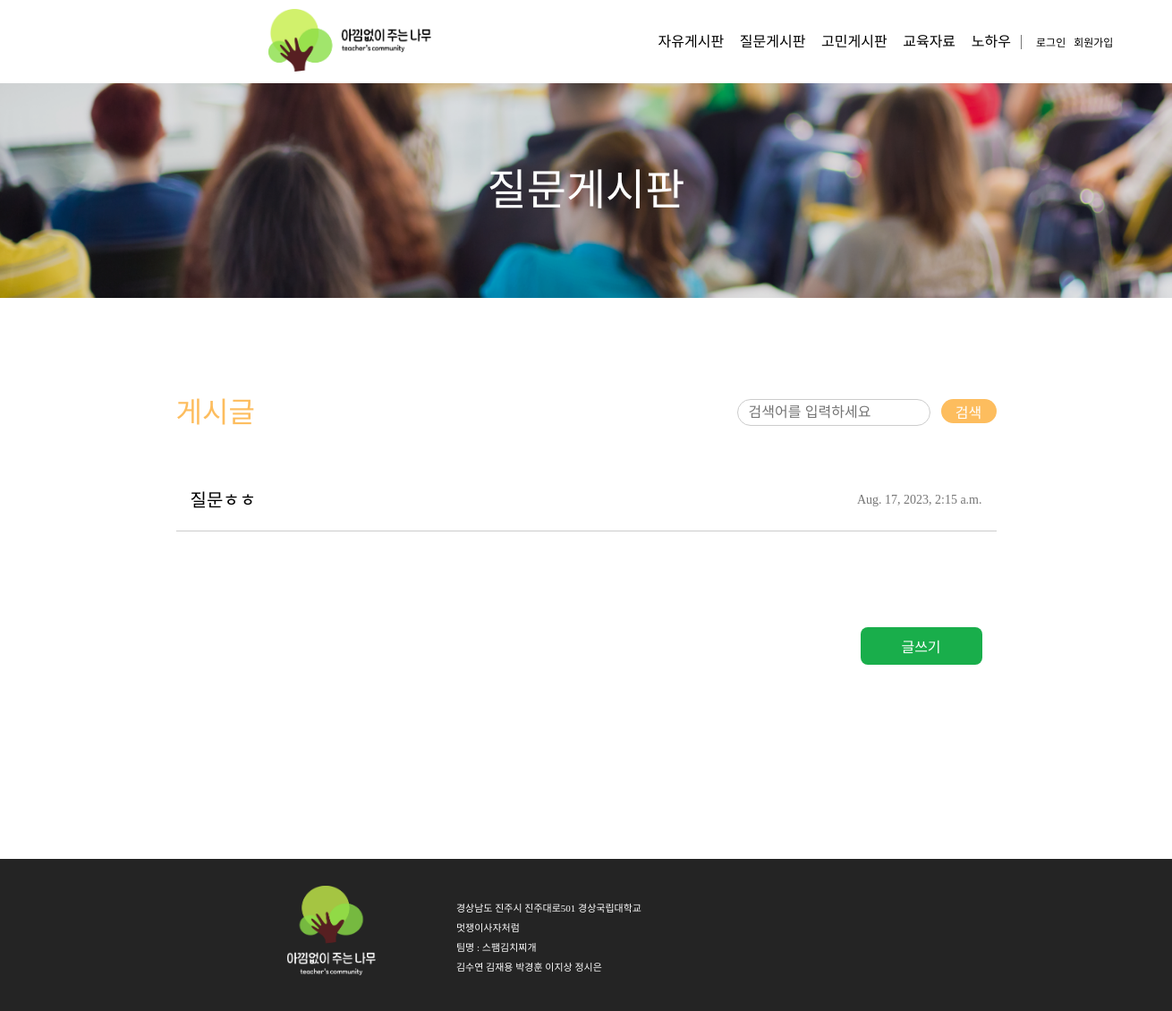
Page /question_board/ on the earlier database version.
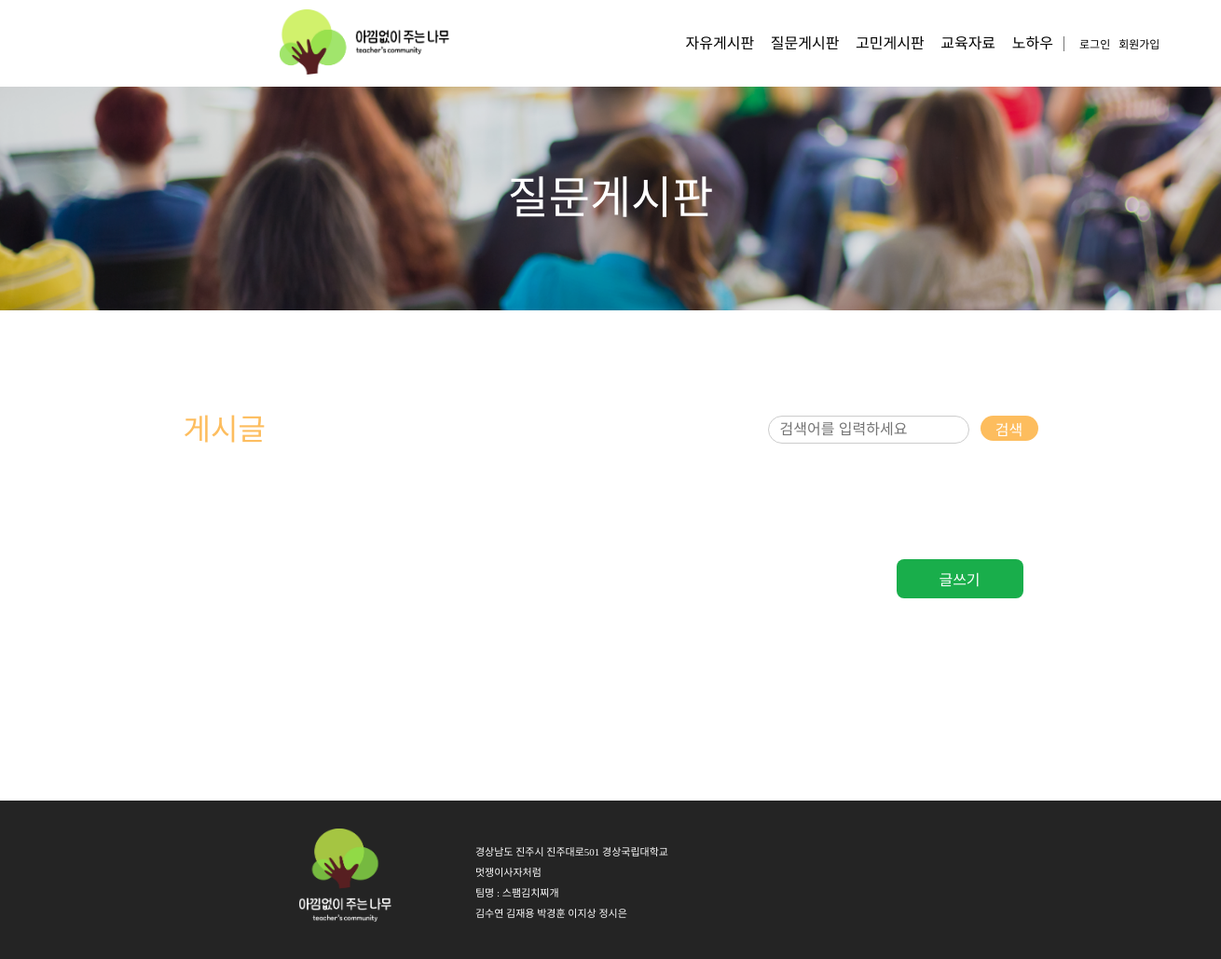
Same page on the later database version.
### teacher_community/models.py (models this page shows, shortened)
class Post(models.Model):
    author = models.ForeignKey(
        Teacher, related_name="post_author", on_delete=models.CASCADE
    )
    title = models.CharField(max_length=255)
    content = models.TextField()
    created_at = models.DateTimeField(auto_now_add=True)
    updated_at = models.DateTimeField(auto_now=True)
    views = models.PositiveIntegerField(default=0)  # 조회수 필드 추가
    likes_user = models.ManyToManyField(
        settings.AUTH_USER_MODEL, related_name="likes_user", blank=True
    )
    category = models.CharField(max_length=10)
    file = models.FileField(upload_to="post_files/", blank=True, null=True)  # 파일 첨부 필드
    class Meta:
        ordering = ["-created_at"]  # 최신 글이 먼저 오도록 정렬

### teacher_community/views.py (the view)
# urls.py: path("question_board/", views.question_board, name="question_board"),
def question_board(request):
    posts = Post.objects.filter(category="질문게시판")
    return render(request, "question_board.html", {"posts": posts})

### templates/question_board.html (shortened to what this page needs)
{% extends 'nav_footer.html' %}
{% load static %}
{% block content %}
<!DOCTYPE html>
<html lang="ko">
<head>
  <link rel="stylesheet" href="{% static 'css/question_board.css' %}">
</head>
<body>
  <div class="wrapper">
    <div class="backgroundTitle"><span>질문게시판</span></div>
    <div class="main">
      <div class="upMain">
        <div class="postName">게시글</div>
        <div class="search">
          <form action="{% url 'question_search' %}" method="GET">
            <div class="searchwrapper">
              <div class="searchBox">
                <input type="text" class="textBox" name="q" placeholder="검색어를 입력하세요">
              </div>
              <button type="submit" class="searchButton">
                <div class="searchButtonText">검색</div>
              </button>
            </div>
          </form>
        </div>
      </div>
      <div class="midMain">
        {% for post in posts %}
            <a href="{% url 'detail' post.id %}" class="post">
              <div class="postTitle">{{ post.title }}</div>
              <div class="postTime">{{ post.created_at }}</div>
            </a>
          {% endfor %}
      </div>
      <div class="downMain">
        <div class="writeWrapper">
          <button class="write_btn"><a href="{% url 'question_write' %}">글쓰기</a></button>
        </div>
      </div>
    </div>
  </div>
</body>
</html>
{% endblock %}

Differences in the rows shown:
no longer on this page (row edited): Post: title "질문ㅎㅎ", created_at "Aug. 17, 2023, 2:15 a.m."
